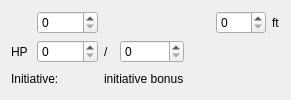
      <widget class="QWidget" name="widget" native="true">
       <layout class="QGridLayout" name="gridLayout">
        <item row="1" column="0">
         <widget class="QLabel" name="hpLabelHeader">
          <property name="minimumSize">
           <size>
            <width>20</width>
            <height>20</height>
           </size>
          </property>
          <property name="text">
           <string>HP</string>
          </property>
         </widget>
        </item>
        <item row="1" column="1">
         <widget class="QSpinBox" name="hpSpinBox">
          <property name="minimumSize">
           <size>
            <width>50</width>
            <height>20</height>
           </size>
          </property>
          <property name="maximumSize">
           <size>
            <width>70</width>
            <height>16777215</height>
           </size>
          </property>
          <property name="focusPolicy">
           <enum>Qt::StrongFocus</enum>
          </property>
          <property name="maximum">
           <number>10000</number>
          </property>
         </widget>
        </item>
        <item row="0" column="0">
         <widget class="QLabel" name="shieldIcon">
          <property name="minimumSize">
           <size>
            <width>20</width>
            <height>20</height>
           </size>
          </property>
          <property name="maximumSize">
           <size>
            <width>20</width>
            <height>20</height>
           </size>
          </property>
          <property name="text">
           <string/>
          </property>
          <property name="pixmap">
           <pixmap resource="../static/app_resources.qrc">:/shield.svg</pixmap>
          </property>
          <property name="scaledContents">
           <bool>true</bool>
          </property>
         </widget>
        </item>
        <item row="1" column="3">
         <widget class="QSpinBox" name="maxHpBox">
          <property name="sizePolicy">
           <sizepolicy hsizetype="Preferred" vsizetype="Preferred">
            <horstretch>0</horstretch>
            <verstretch>0</verstretch>
           </sizepolicy>
          </property>
          <property name="minimumSize">
           <size>
            <width>50</width>
            <height>0</height>
           </size>
          </property>
          <property name="maximumSize">
           <size>
            <width>70</width>
            <height>16777215</height>
           </size>
          </property>
          <property name="suffix">
           <string/>
          </property>
          <property name="maximum">
           <number>10000</number>
          </property>
         </widget>
        </item>
        <item row="2" column="2" colspan="2">
         <widget class="QLabel" name="initiativeLabel">
          <property name="text">
           <string>initiative bonus</string>
          </property>
         </widget>
        </item>
        <item row="0" column="6">
         <widget class="QLabel" name="label_3">
          <property name="text">
           <string>ft</string>
          </property>
         </widget>
        </item>
        <item row="1" column="2">
         <widget class="QLabel" name="label_4">
          <property name="maximumSize">
           <size>
            <width>10</width>
            <height>16777215</height>
           </size>
          </property>
          <property name="text">
           <string>/</string>
          </property>
         </widget>
        </item>
        <item row="2" column="0" colspan="2">
         <widget class="QLabel" name="label_9">
          <property name="layoutDirection">
           <enum>Qt::LeftToRight</enum>
          </property>
          <property name="text">
           <string>Initiative:</string>
          </property>
         </widget>
        </item>
        <item row="0" column="1">
         <widget class="QSpinBox" name="acBox">
          <property name="minimumSize">
           <size>
            <width>50</width>
            <height>0</height>
           </size>
          </property>
          <property name="maximum">
           <number>100</number>
          </property>
         </widget>
        </item>
        <item row="0" column="4">
         <widget class="QLabel" name="runIcon">
          <property name="minimumSize">
           <size>
            <width>20</width>
            <height>20</height>
           </size>
          </property>
          <property name="maximumSize">
           <size>
            <width>20</width>
            <height>20</height>
           </size>
          </property>
          <property name="text">
           <string/>
          </property>
          <property name="pixmap">
           <pixmap resource="../static/app_resources.qrc">:/charSheet/run.svg</pixmap>
          </property>
          <property name="scaledContents">
           <bool>true</bool>
          </property>
         </widget>
        </item>
        <item row="0" column="5">
         <widget class="QSpinBox" name="speedBox">
          <property name="minimumSize">
           <size>
            <width>50</width>
            <height>0</height>
           </size>
          </property>
          <property name="maximumSize">
           <size>
            <width>40</width>
            <height>16777215</height>
           </size>
          </property>
          <property name="maximum">
           <number>500</number>
          </property>
         </widget>
        </item>
       </layout>
      </widget>
